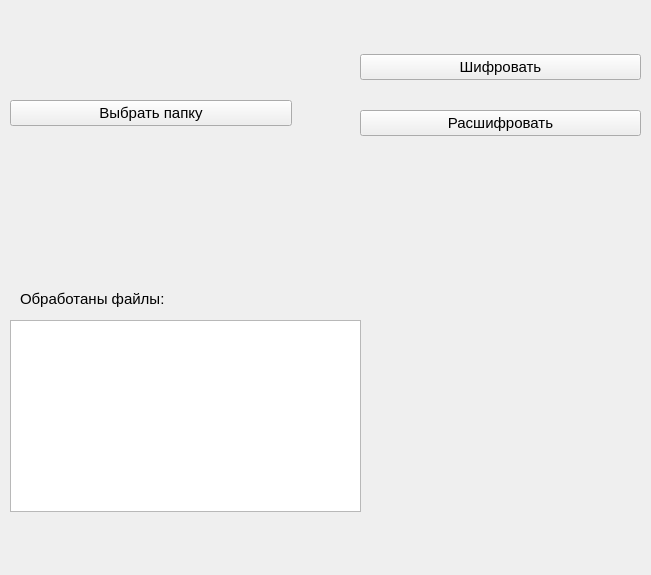
<?xml version="1.0" encoding="UTF-8"?>
<ui version="4.0">
 <class>Form</class>
 <widget class="QWidget" name="Form">
  <property name="geometry">
   <rect>
    <x>0</x>
    <y>0</y>
    <width>651</width>
    <height>575</height>
   </rect>
  </property>
  <property name="font">
   <font>
    <pointsize>9</pointsize>
   </font>
  </property>
  <property name="windowTitle">
   <string>Form</string>
  </property>
  <widget class="QWidget" name="horizontalLayoutWidget">
   <property name="geometry">
    <rect>
     <x>10</x>
     <y>30</y>
     <width>631</width>
     <height>131</height>
    </rect>
   </property>
   <layout class="QHBoxLayout" name="horizontalLayout">
    <item>
     <layout class="QVBoxLayout" name="verticalLayout_3">
      <item>
       <widget class="QLabel" name="status">
        <property name="font">
         <font>
          <pointsize>8</pointsize>
         </font>
        </property>
        <property name="text">
         <string/>
        </property>
       </widget>
      </item>
      <item>
       <spacer name="verticalSpacer">
        <property name="orientation">
         <enum>Qt::Vertical</enum>
        </property>
        <property name="sizeType">
         <enum>QSizePolicy::Fixed</enum>
        </property>
        <property name="sizeHint" stdset="0">
         <size>
          <width>20</width>
          <height>4</height>
         </size>
        </property>
       </spacer>
      </item>
      <item>
       <widget class="QPushButton" name="select_folder">
        <property name="font">
         <font>
          <pointsize>11</pointsize>
         </font>
        </property>
        <property name="text">
         <string>Выбрать папку</string>
        </property>
       </widget>
      </item>
      <item>
       <spacer name="verticalSpacer_2">
        <property name="orientation">
         <enum>Qt::Vertical</enum>
        </property>
        <property name="sizeType">
         <enum>QSizePolicy::Fixed</enum>
        </property>
        <property name="sizeHint" stdset="0">
         <size>
          <width>20</width>
          <height>35</height>
         </size>
        </property>
       </spacer>
      </item>
     </layout>
    </item>
    <item>
     <spacer name="horizontalSpacer">
      <property name="orientation">
       <enum>Qt::Horizontal</enum>
      </property>
      <property name="sizeType">
       <enum>QSizePolicy::Fixed</enum>
      </property>
      <property name="sizeHint" stdset="0">
       <size>
        <width>62</width>
        <height>28</height>
       </size>
      </property>
     </spacer>
    </item>
    <item>
     <layout class="QVBoxLayout" name="verticalLayout_2">
      <item>
       <widget class="QPushButton" name="encode_button">
        <property name="font">
         <font>
          <pointsize>11</pointsize>
         </font>
        </property>
        <property name="text">
         <string>Шифровать</string>
        </property>
       </widget>
      </item>
      <item>
       <widget class="QPushButton" name="decode_button">
        <property name="font">
         <font>
          <pointsize>11</pointsize>
         </font>
        </property>
        <property name="text">
         <string>Расшифровать</string>
        </property>
       </widget>
      </item>
     </layout>
    </item>
   </layout>
  </widget>
  <widget class="QListWidget" name="listWidget">
   <property name="geometry">
    <rect>
     <x>10</x>
     <y>320</y>
     <width>351</width>
     <height>192</height>
    </rect>
   </property>
   <property name="font">
    <font>
     <family>Rubik</family>
     <pointsize>10</pointsize>
    </font>
   </property>
  </widget>
  <widget class="QLabel" name="label">
   <property name="geometry">
    <rect>
     <x>20</x>
     <y>290</y>
     <width>261</width>
     <height>17</height>
    </rect>
   </property>
   <property name="font">
    <font>
     <pointsize>11</pointsize>
    </font>
   </property>
   <property name="text">
    <string>Обработаны файлы:</string>
   </property>
  </widget>
 </widget>
 <resources/>
 <connections/>
</ui>
